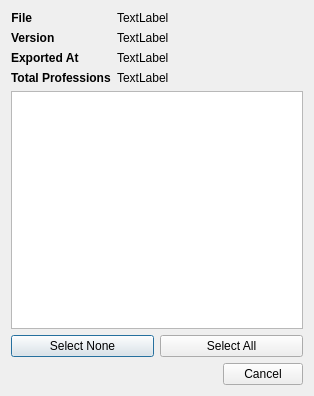
<?xml version="1.0" encoding="UTF-8"?>
<ui version="4.0">
 <class>ImportExportDialog</class>
 <widget class="QDialog" name="ImportExportDialog">
  <property name="geometry">
   <rect>
    <x>0</x>
    <y>0</y>
    <width>314</width>
    <height>396</height>
   </rect>
  </property>
  <property name="windowTitle">
   <string>Import Custom Professions</string>
  </property>
  <layout class="QVBoxLayout" name="verticalLayout">
   <item>
    <layout class="QFormLayout" name="formLayout">
     <item row="0" column="0">
      <widget class="QLabel" name="label">
       <property name="font">
        <font>
         <weight>75</weight>
         <bold>true</bold>
        </font>
       </property>
       <property name="text">
        <string>File</string>
       </property>
       <property name="alignment">
        <set>Qt::AlignRight|Qt::AlignTrailing|Qt::AlignVCenter</set>
       </property>
      </widget>
     </item>
     <item row="0" column="1">
      <widget class="QLabel" name="lbl_file_path">
       <property name="text">
        <string>TextLabel</string>
       </property>
      </widget>
     </item>
     <item row="1" column="0">
      <widget class="QLabel" name="label_2">
       <property name="font">
        <font>
         <weight>75</weight>
         <bold>true</bold>
        </font>
       </property>
       <property name="text">
        <string>Version</string>
       </property>
      </widget>
     </item>
     <item row="1" column="1">
      <widget class="QLabel" name="lbl_version">
       <property name="text">
        <string>TextLabel</string>
       </property>
      </widget>
     </item>
     <item row="2" column="0">
      <widget class="QLabel" name="label_3">
       <property name="font">
        <font>
         <weight>75</weight>
         <bold>true</bold>
        </font>
       </property>
       <property name="text">
        <string>Exported At</string>
       </property>
      </widget>
     </item>
     <item row="2" column="1">
      <widget class="QLabel" name="lbl_export_time">
       <property name="text">
        <string>TextLabel</string>
       </property>
      </widget>
     </item>
     <item row="3" column="0">
      <widget class="QLabel" name="label_4">
       <property name="font">
        <font>
         <weight>75</weight>
         <bold>true</bold>
        </font>
       </property>
       <property name="text">
        <string>Total Professions</string>
       </property>
      </widget>
     </item>
     <item row="3" column="1">
      <widget class="QLabel" name="lbl_professions_count">
       <property name="text">
        <string>TextLabel</string>
       </property>
      </widget>
     </item>
    </layout>
   </item>
   <item>
    <widget class="QListWidget" name="list_professions">
     <property name="toolTip">
      <string>Select the professions you would like to import</string>
     </property>
     <property name="isWrapping" stdset="0">
      <bool>false</bool>
     </property>
     <property name="uniformItemSizes">
      <bool>true</bool>
     </property>
    </widget>
   </item>
   <item>
    <layout class="QHBoxLayout" name="horizontalLayout">
     <item>
      <widget class="QPushButton" name="btn_select_none">
       <property name="text">
        <string>Select None</string>
       </property>
      </widget>
     </item>
     <item>
      <widget class="QPushButton" name="btn_select_all">
       <property name="text">
        <string>Select All</string>
       </property>
      </widget>
     </item>
    </layout>
   </item>
   <item>
    <widget class="QDialogButtonBox" name="buttonBox">
     <property name="orientation">
      <enum>Qt::Horizontal</enum>
     </property>
     <property name="standardButtons">
      <set>QDialogButtonBox::Cancel</set>
     </property>
     <property name="centerButtons">
      <bool>false</bool>
     </property>
    </widget>
   </item>
  </layout>
 </widget>
 <resources/>
 <connections>
  <connection>
   <sender>buttonBox</sender>
   <signal>accepted()</signal>
   <receiver>ImportExportDialog</receiver>
   <slot>accept()</slot>
   <hints>
    <hint type="sourcelabel">
     <x>168</x>
     <y>386</y>
    </hint>
    <hint type="destinationlabel">
     <x>157</x>
     <y>274</y>
    </hint>
   </hints>
  </connection>
  <connection>
   <sender>buttonBox</sender>
   <signal>rejected()</signal>
   <receiver>ImportExportDialog</receiver>
   <slot>reject()</slot>
   <hints>
    <hint type="sourcelabel">
     <x>168</x>
     <y>386</y>
    </hint>
    <hint type="destinationlabel">
     <x>286</x>
     <y>274</y>
    </hint>
   </hints>
  </connection>
 </connections>
</ui>
